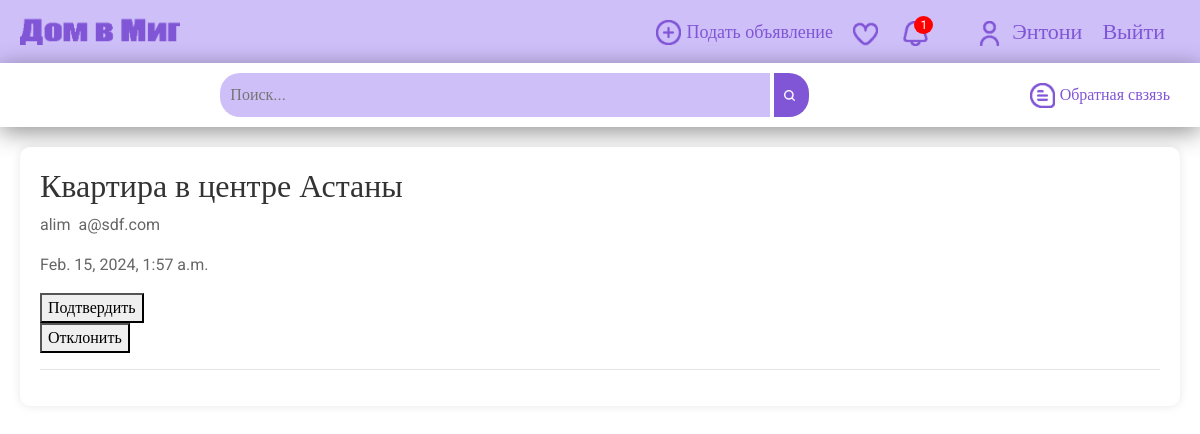
Screenshot of /user_account/3/applications (signed in) with the database file from the repository.
### app/models.py (models this page shows, shortened)
class LeaseContract(models.Model):
    start_date = models.DateTimeField()
    end_date = models.DateTimeField()
    property = models.ForeignKey(RealEstate, on_delete=models.CASCADE, related_name='lease_contracts', null=True)
    owner = models.ForeignKey(User, on_delete=models.CASCADE, related_name='owned_contracts', null=True)
    tenant = models.ForeignKey(User, on_delete=models.CASCADE, related_name='leased_contracts', null=True)
    applied = models.BooleanField(default=False)

class RealEstate(models.Model):
    title = models.CharField(max_length=255)
    property_type = models.CharField(max_length=255)
    area = models.FloatField()
    num_rooms = models.IntegerField(null=True)
    bath_rooms = models.IntegerField(null=True)
    bed_rooms = models.IntegerField(null=True)
    address = models.CharField(max_length=255)
    district_location = models.CharField(max_length=255)
    rent_cost = models.FloatField()
    rent_type = models.IntegerField()  # 1 - hour, 2 - day, 3 - month
    description = models.TextField()
    photos = models.ManyToManyField(Photo, blank=True, related_name="real_estate")
    creation_date = models.DateTimeField(auto_now_add=True)
    update_date = models.DateTimeField(auto_now=True)
    views = models.IntegerField(default=0)
    liked = models.IntegerField(default=0)
    owner = models.ForeignKey(User, on_delete=models.CASCADE)
    owner_number = models.CharField(max_length=255, null=True)
    whatsapp = models.BooleanField(null=True)
    telegram = models.CharField(max_length=255, null=True, blank=True)
    class Meta:
        ordering = ["-update_date"]

### app/views.py (the view, shortened to what this page needs)
# urls.py: path('user_account/<int:user_id>/applications', views.user_account_applications.as_view(), name='user_account_applications'),
class user_account_applications(LoginRequiredMixin, ListView):
    model = LeaseContract
    login_url = reverse_lazy('login')
    template_name = "user_account_applications.html"
    context_object_name = 'posts'
    paginate_by = 3
    def get_queryset(self):
        get_user = get_object_or_404(User, id=self.kwargs.get('user_id'))
        return LeaseContract.objects.filter(applied=False).filter(owner=get_user)
    def get_context_data(self, **kwargs: Any) -> dict[str, Any]:
        context = super().get_context_data(**kwargs)
        notifications_num = 0
        email_passed = True
        if self.request.user.is_authenticated:
            notifications_num = Notifications.objects.filter(user=self.request.user).count()
            if Mailling.objects.filter(user=self.request.user).exists():
                email_passed = True
            else:
                email_passed = False
        context['notifications_num'] = notifications_num
        context['email_passed'] = email_passed
        return context

### app/templates/user_account_applications.html (shortened to what this page needs)
{% extends 'base.html' %}
{% load static %}
{% block css %}
    <link rel = 'stylesheet' href = "{% static 'css/search.css' %}">
{% endblock %}
{% block content %}
<div class="section-results-container">
{% for i in posts %}
            <h2>{{i.property.title}}</h2>
            <p>{{i.tenant.username}}&nbsp {{i.tenant.email}}</p>
            <p>{{i.start_date}}</p>
            <form id="confirm-form" action="{% url 'user_account_applications' user_id=i.owner.pk %}" method="post">
                <button type="submit">Подтвердить</button>
                <br>
            </form>
            <form id="deny-form" action="{% url 'user_account_applications' user_id=i.owner.pk %}" method="post">
                <button type="submit">Отклонить</button>
            </form>
            <hr>
        {% endfor%}
        </div>
{% endblock %}

### app/templates/base.html (shortened to what this page needs)
{% load static %}
<!DOCTYPE html>
<html lang="en">
<head>
    <link rel = 'stylesheet' href = "{% static 'css/base.css' %}">
    <link rel = 'stylesheet' href = "https://maxcdn.bootstrapcdn.com/bootstrap/4.1.1/css/bootstrap.min.css">
    <link rel="stylesheet" href="https://cdnjs.cloudflare.com/ajax/libs/font-awesome/5.15.1/css/all.min.css">
    {% block css%}{% endblock %}
</head>
<body>
    <header class="header">
        <div class="content">
            <div class="logo-contain">
                <div class="logo">
                    <a href="{% url "home" %}"><img alt="logo" src="{% static "images/logo.png" %}"></a>
                </div>
            </div>
            <div class="right-section">
                <div class="create">
                    <a href="{% url "landlord_add_property" %}"><img alt="create" src="{% static "images/add.png" %}">Подать объявление</a>
                </div>
                <div class="favorite">
                    <a href="{% url "favorites" %}"><img alt="fav" src="{% static "images/fav.png" %}"></a>
                </div>
                <div class="notif">
                    <a href="{% url "notifications" %}">
                        <img alt="notf" src="{% static "images/bell.png" %}">
                            {% if notifications_num > 0 %}
                                <span class="notification-count" id="notificationCount">
                                {{ notifications_num }}
                                </span>
                            {% endif %}
                    </a>
                </div>
                <a><img alt="account" src="{% static "images/user.png" %}"></a>
                <div class="account">
                    {% if request.user.is_authenticated %}
                        <a href="{% url 'user_account' user_id=user.pk %}" class="text-nav">{{ user.first_name }}</a>
                        <a href="{% url 'logout' %}" class="text-nav">Выйти</a>
                    {% else %}
                        <a href="{% url 'signup' %}" class="text-nav">Регистрация</a>
                        <a href="{% url 'login' %}" class="text-nav">Войти</a>
                    {% endif %}
                </div>
            </div>
        </div>
    </header>
    <div class="bot-head">
        <div class="content">
            <div class="search-container">
                <form action="{% url 'search_results' %}" method="get">
                    <input type="text" name="title" id="search-input" placeholder="Поиск...">
                    <button type="submit" id="search-button"><img src="{% static "images/find.png" %}"></button>
                </form>
            </div>
            <div class="right-items">
                <div class="feedback">
                    <a href="{% url "contact" %}"><img alt="feedback" src="{% static "images/chat.png" %}">  Обратная свзязь</a>
                </div>
            </div>
        </div>
    </div>
    <main>
        {% block content %}{% endblock %}
    </main>
</body>
</html>

### app/static/css/base.css (style rules this page uses)
body { font-family: 'Roboto' !important; font-size: 20px; margin: 0; background-color: #fff; opacity: 0; animation: fadeIn 0.3s ease-in-out forwards; }
.header { background-color: #cebff9; padding: 10px 20px; font-size: 22px; transition: background-color 0.3s ease-in-out; }
.logo-contain img { width: 160px; height: auto; }
.notification-count { position: relative; top: -10px; right: 24px; background-color: red; color: #fff; padding: 2px 6px; border-radius: 50%; font-size: 12px; }
.text-nav { text-align: center; margin: 0; padding: 5px; color: #fff; }
.create { font-size: 18px; }
.content { display: flex; justify-content: space-between; }
.right-section { display: flex; align-items: center; }
.right-section img { max-width: 25px; height: auto; margin-left: 20px; margin-right: 5px; }
.content a { text-decoration: none; color: #8055d6; }
.account { display: flex; justify-content: center; }
.account a { margin-right: 10px; }
.bot-head { background-color: #fff; color: #8055d6; padding: 10px 20px; box-shadow: 0 5px 25px rgba(0, 0, 0, 0.438); }
.search-container { display: flex; align-items: center; margin: 0 auto; }
.search-container img { max-width: 15px; padding-right: 4px; height: auto; }
#search-input { flex: 1; padding: 10px; width: 550px; border: none; border-color: #8055d6; border-radius: 20px 0 0 20px; font-size: 16px; background-color: #cebff9; color: #8055d6; }
#search-button { background-color: #8055d6; color: #fff; border: none; border-radius: 0 20px 20px 0; padding: 10px; cursor: pointer; font-size: 16px; }
.right-items { display: flex; align-items: center; justify-content: center; }
.right-items a { display: flex; align-items: center; margin-right: 10px; margin-left: 20px; }
.right-items a img { max-width: 25px; height: auto; margin-right: 5px; }

### app/static/css/search.css (style rules this page uses)
.section-results-container { background-color: #fff; border-radius: 10px; box-shadow: 0 0 10px rgba(0, 0, 0, 0.1); margin: 20px; padding: 20px; }
.section-results-container h2 { color: #333; }
.section-results-container p { color: #666; }

### rows the page displays
LeaseContract: property "Квартира в центре Астаны", tenant.username "alim", tenant.email "a@sdf.com", start_date "Feb. 15, 2024, 1:57 a.m."

### other values shown
{{ notifications_num }} "1"
{{ user.first_name }} "Энтони"
